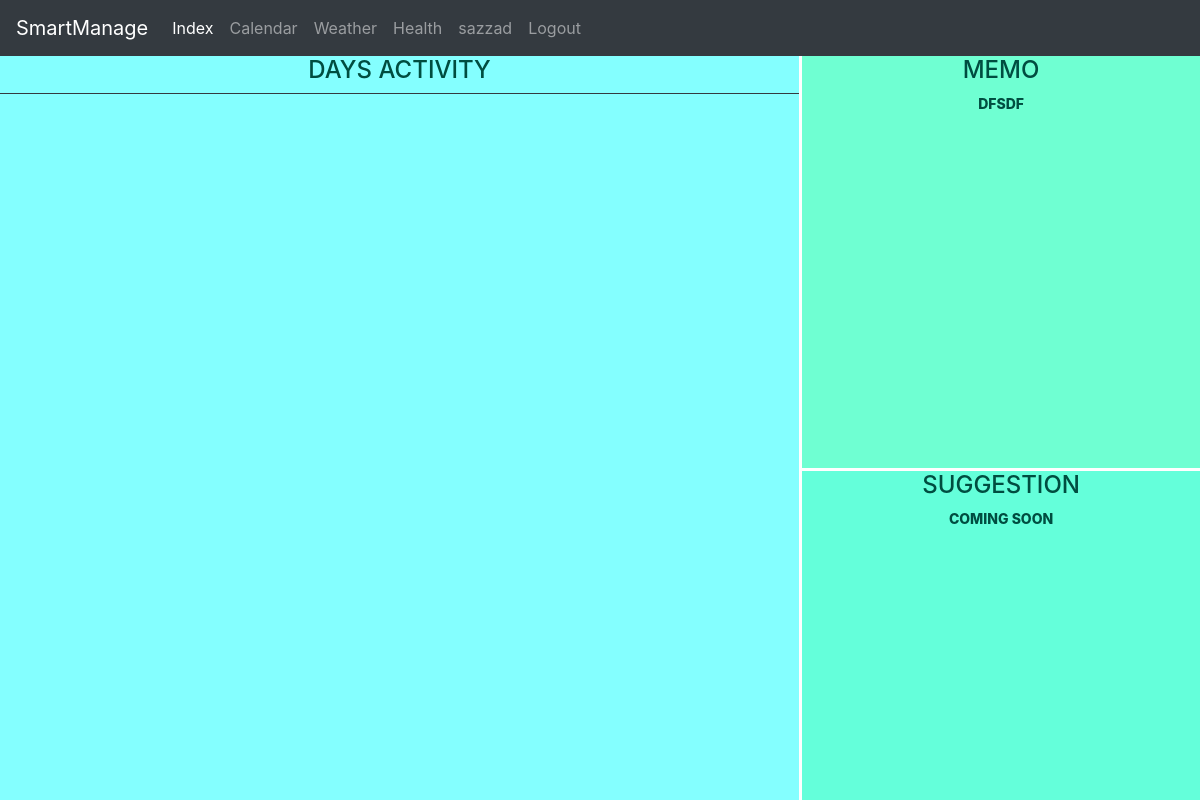
The page /index/ (signed in) on the database as committed earlier.
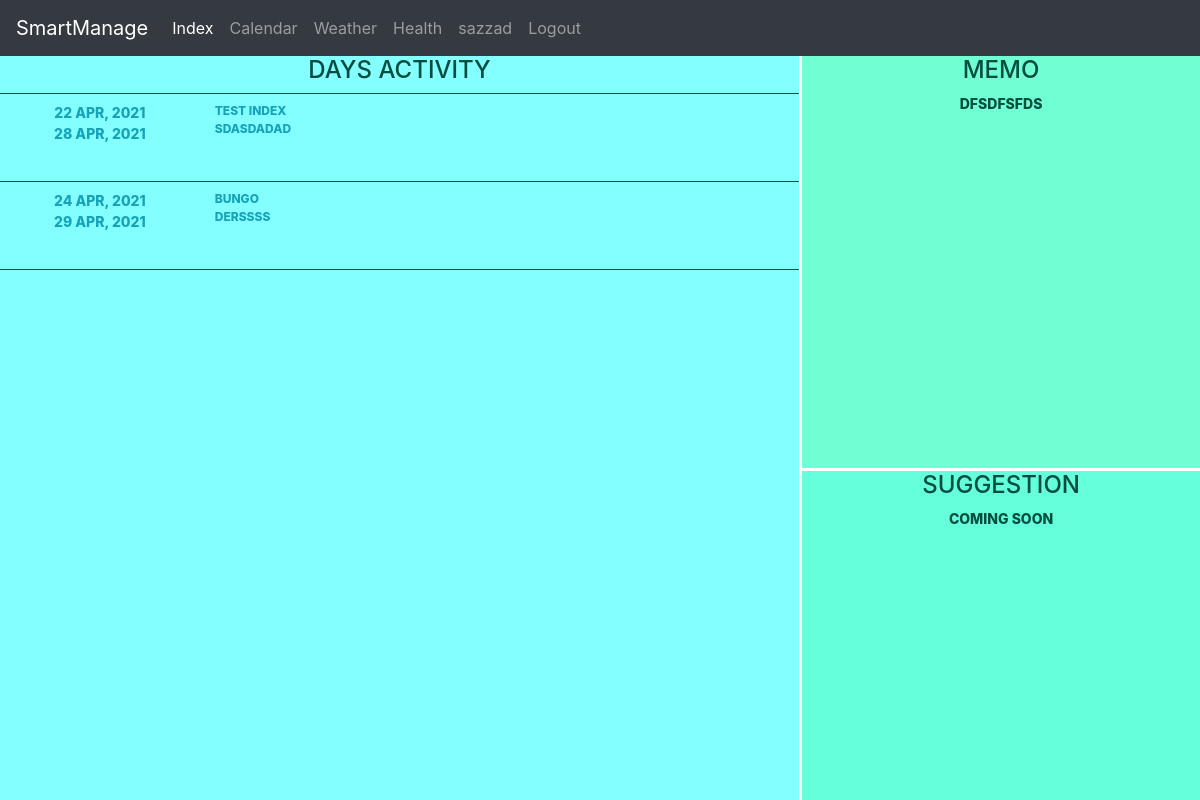
The same page on the database as committed later.
### manCal/models.py (models this page shows, shortened)
class CustomUser(AbstractUser):
    email = models.EmailField()

class Notes(models.Model):
    user = models.ForeignKey(settings.AUTH_USER_MODEL, on_delete=models.CASCADE)
    note = models.TextField()
    complited = models.BooleanField(default=False)
    class Meta:
        ordering = ['complited', 'id']

class Event(models.Model):
    user = models.ForeignKey(settings.AUTH_USER_MODEL, on_delete=models.CASCADE)
    title = models.CharField(max_length=200)
    description = models.TextField()
    start_time = models.DateTimeField()
    end_time = models.DateTimeField()
    created_date = models.DateTimeField(auto_now_add=True)
    location = models.CharField(max_length=200, null=True, blank=True)

### manCal/views.py (the view)
# urls.py: path('index/', views.indexView, name="index"),
@login_required
def indexView(request):
    user = CustomUser.objects.get(username= request.user)
    today = datetime.today()
    start_time = today.replace(hour=23, minute=59)
    end_time = today.replace(hour=00, minute=1)
    events = Event.objects.filter(user = user)
    notes = Notes.objects.filter(user=user)
    events_today = []
    for event in events:
        if event.start_time <= start_time and event.end_time >= end_time:
            event_today = {
                'event_id' : event.id,
                'start_time': event.start_time,
                'end_time' : event.end_time,
                'content' : event.description,
                'title': event.title
            }
            events_today.append(event_today)
    context = {
        'events_today' : events_today,
        'notes' : notes
    }
    return render(request, "index.html", context)

### manCal/templates/index.html (shortened to what this page needs)
{% extends "base.html" %}
{% block content %}
<div class="container_index">
    <main>
        <h4>Days Activity</h4>
        <div class="events border-top border-dark">
        {%for event in events_today%}
            <a href='{% url 'manCal:event-detail' event.event_id %}'>
                <div class="row border-bottom border-dark mt-2">
                    <div class="date col-3">
                    {{event.start_time|date:"d M, Y"}}<br>
                    {{event.end_time|date:"d M, Y"}}
                    </div>
                    <div class="event-content col-9">
                    {{event.title}}<br>
                    {{event.content}}
                    </div>
                </div>
            </a>
        {%endfor%}
        </div>
    </main>
    <div id="content1">
    <h4>Memo</h3>
    {%for note in notes%}
    {{note.note}}<br>
    {%endfor%}
    </div>
    <div id="content2">
    <h4>Suggestion</h4>
    Coming soon
    </div>
</div>
{% endblock content %}

### manCal/templates/base.html (shortened to what this page needs)
{% load static %}
<!DOCTYPE html>
<html lang="en">
    <head>
        <link rel="stylesheet" href="https://maxcdn.bootstrapcdn.com/bootstrap/4.0.0/css/bootstrap.min.css">
        <link rel="stylesheet" href="https://use.fontawesome.com/releases/v5.0.10/css/all.css">
        <link rel="stylesheet" type="text/css" href="{% static 'css/style.css' %}">
    </head>
    <body>
        <nav class="navbar navbar-expand-lg navbar-dark bg-dark">
        <a class="navbar-brand" href="{% url 'manCal:index' %}">SmartManage</a>
        <div class="collapse navbar-collapse" id="navbarNav">
            <ul class="navbar-nav">
            {% if user.is_authenticated %}
                <li class="nav-item active">
                    <a class="nav-link" href="{% url 'manCal:index' %}">Index</a>
                </li>
                <li class="nav-item">
                    <a class="nav-link" href="{% url 'manCal:calendar' %}">Calendar</a>
                </li>
                <li class="nav-item">
                    <a class="nav-link" href="{% url 'manCal:weather' %}">Weather</a>
                </li>
                <li class="nav-item">
                    <a class="nav-link" href="{% url 'manCal:health' %}">Health</a>
                </li>
                <li class="nav-item">
                    <a class="nav-link" href="{% url 'manCal:profile' %}">{{user}}</a>
                </li>
                <li class="nav-item">
                    <a class="nav-link" href="{% url 'logout' %}">Logout</a>
                </li>
            {% endif %}
            </ul>
        </div>
        </nav>
        {% block content %}
        {% endblock content %}
    </body>
</html>

### manCal/static/css/style.css (style rules this page uses)
ul, li { list-style-type: none; }
.date { font-size: 16px; }
ul { height: 100%; padding: 0px 5px 0px 0px; }
a { color: #17a2b8; }

### manCal/templates/index.html (style rules this page uses)
.row { margin-right: 0px; margin-left: 0px; height: 10vh; }
.event-content { overflow-y: auto; text-align: left; }
.date { font-size: 14px; }
.container_index { display: grid; height: 93vh; width: 100%; grid-template-columns: 1fr 1fr 1fr; grid-template-rows: 1.5fr 1.2fr; grid-template-areas: "main main content1" "main main content2"; grid-gap: 0.2rem; font-weight: 800; text-transform: uppercase; font-size: 12px; color: #004d40; text-align: center; }
main { background: #84ffff; grid-area: main; border-radius: var(--main-radius); padding-top: var(--main-padding); overflow-y: auto; }
#content1 { background: #6fffd2; grid-area: content1; border-radius: var(--main-radius); padding-top: var(--main-padding); font-size: 14px; overflow-y: auto; }
#content2 { background: #64ffda; grid-area: content2; border-radius: var(--main-radius); padding-top: var(--main-padding); font-size: 14px; overflow-y: auto; }

Rows that differ between the two databases and show on the page:
removed Notes: note "DFSDF"
added Event: start_time "22 APR, 2021", end_time "28 APR, 2021", title "TEST INDEX", content "SDASDADAD"
added Event: start_time "24 APR, 2021", end_time "29 APR, 2021", title "BUNGO", content "DERSSSS"
added Notes: note "DFSDFSFDS"
